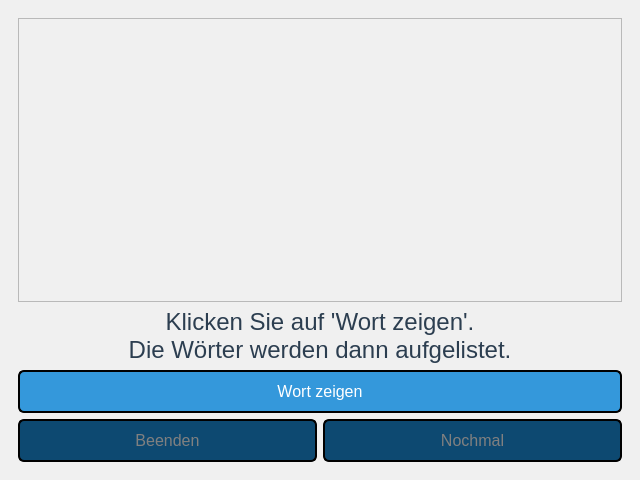
<?xml version="1.0" encoding="UTF-8"?>
<ui version="4.0">
 <class>MainWindow</class>
 <widget class="QMainWindow" name="MainWindow">
  <property name="geometry">
   <rect>
    <x>0</x>
    <y>0</y>
    <width>640</width>
    <height>480</height>
   </rect>
  </property>
  <property name="font">
   <font>
    <pointsize>9</pointsize>
    <bold>false</bold>
   </font>
  </property>
  <property name="windowTitle">
   <string>Gehirnjogging</string>
  </property>
  <property name="windowIcon">
   <iconset theme="QIcon::ThemeIcon::DialogQuestion"/>
  </property>
  <property name="styleSheet">
   <string notr="true"/>
  </property>
  <widget class="QWidget" name="centralwidget">
   <property name="styleSheet">
    <string notr="true">QWidget {
background-color: #f0f0f0;
font-family: 'Roboto', sans-serif;
color: #2c3e50;
font-size: 24px;
}

QPushButton {
    background-color: #3498db;
    color: white;
    border: 2px solid;
    border-radius: 6px;
    padding: 10px 20px;
    font-size: 16px;
}

QPushButton:hover {
    background-color: #2980b9;
	font-weight: bold;
}

QPushButton:disabled {
    background-color: rgb(13, 73, 113);
	color: grey; /* make the default button prominent */
}</string>
   </property>
   <layout class="QVBoxLayout" name="verticalLayout_3">
    <item>
     <widget class="QStackedWidget" name="stackedWidget">
      <property name="font">
       <font>
        <family>Roboto</family>
        <pointsize>-1</pointsize>
        <bold>true</bold>
       </font>
      </property>
      <property name="styleSheet">
       <string notr="true"/>
      </property>
      <property name="frameShape">
       <enum>QFrame::Shape::NoFrame</enum>
      </property>
      <property name="currentIndex">
       <number>3</number>
      </property>
      <widget class="QWidget" name="page_1">
       <layout class="QVBoxLayout" name="verticalLayout_2">
        <item>
         <layout class="QVBoxLayout" name="verticalLayout">
          <item>
           <spacer name="verticalSpacer_3">
            <property name="orientation">
             <enum>Qt::Orientation::Vertical</enum>
            </property>
            <property name="sizeHint" stdset="0">
             <size>
              <width>20</width>
              <height>40</height>
             </size>
            </property>
           </spacer>
          </item>
          <item>
           <widget class="QLabel" name="label">
            <property name="font">
             <font>
              <family>Roboto</family>
              <pointsize>-1</pointsize>
              <bold>true</bold>
             </font>
            </property>
            <property name="text">
             <string>Gehirnjogging</string>
            </property>
            <property name="alignment">
             <set>Qt::AlignmentFlag::AlignCenter</set>
            </property>
           </widget>
          </item>
          <item>
           <spacer name="verticalSpacer_9">
            <property name="orientation">
             <enum>Qt::Orientation::Vertical</enum>
            </property>
            <property name="sizeType">
             <enum>QSizePolicy::Policy::Preferred</enum>
            </property>
            <property name="sizeHint" stdset="0">
             <size>
              <width>20</width>
              <height>10</height>
             </size>
            </property>
           </spacer>
          </item>
          <item>
           <widget class="QLabel" name="label_6">
            <property name="font">
             <font>
              <family>Roboto</family>
              <pointsize>-1</pointsize>
              <italic>false</italic>
              <bold>false</bold>
             </font>
            </property>
            <property name="text">
             <string>Spielerisches Gedächtnistraining</string>
            </property>
            <property name="alignment">
             <set>Qt::AlignmentFlag::AlignCenter</set>
            </property>
           </widget>
          </item>
          <item>
           <spacer name="verticalSpacer">
            <property name="orientation">
             <enum>Qt::Orientation::Vertical</enum>
            </property>
            <property name="sizeHint" stdset="0">
             <size>
              <width>20</width>
              <height>40</height>
             </size>
            </property>
           </spacer>
          </item>
          <item>
           <layout class="QVBoxLayout" name="verticalLayout_16">
            <item>
             <widget class="QPushButton" name="pushButton">
              <property name="styleSheet">
               <string notr="true"/>
              </property>
              <property name="text">
               <string>Starten</string>
              </property>
             </widget>
            </item>
            <item>
             <widget class="QPushButton" name="pushButton_2">
              <property name="text">
               <string>Beenden</string>
              </property>
             </widget>
            </item>
           </layout>
          </item>
         </layout>
        </item>
       </layout>
      </widget>
      <widget class="QWidget" name="page_2">
       <layout class="QHBoxLayout" name="horizontalLayout_3">
        <item>
         <layout class="QVBoxLayout" name="verticalLayout_4">
          <item>
           <widget class="QStackedWidget" name="stackedWidget_2">
            <property name="currentIndex">
             <number>0</number>
            </property>
            <widget class="QWidget" name="page_6">
             <layout class="QVBoxLayout" name="verticalLayout_15">
              <item>
               <spacer name="verticalSpacer_4">
                <property name="orientation">
                 <enum>Qt::Orientation::Vertical</enum>
                </property>
                <property name="sizeHint" stdset="0">
                 <size>
                  <width>20</width>
                  <height>40</height>
                 </size>
                </property>
               </spacer>
              </item>
              <item>
               <layout class="QVBoxLayout" name="verticalLayout_12">
                <item>
                 <layout class="QVBoxLayout" name="verticalLayout_10">
                  <item>
                   <widget class="QLabel" name="label_7">
                    <property name="text">
                     <string>Bitte wählen Sie einen Schwierigkeitsgrad aus.</string>
                    </property>
                    <property name="alignment">
                     <set>Qt::AlignmentFlag::AlignCenter</set>
                    </property>
                   </widget>
                  </item>
                  <item>
                   <layout class="QHBoxLayout" name="horizontalLayout_5">
                    <item>
                     <widget class="QRadioButton" name="radioButton">
                      <property name="font">
                       <font>
                        <family>Roboto</family>
                        <pointsize>-1</pointsize>
                        <bold>true</bold>
                       </font>
                      </property>
                      <property name="text">
                       <string>Einfach</string>
                      </property>
                     </widget>
                    </item>
                    <item>
                     <spacer name="horizontalSpacer_6">
                      <property name="orientation">
                       <enum>Qt::Orientation::Horizontal</enum>
                      </property>
                      <property name="sizeHint" stdset="0">
                       <size>
                        <width>40</width>
                        <height>20</height>
                       </size>
                      </property>
                     </spacer>
                    </item>
                    <item>
                     <widget class="QRadioButton" name="radioButton_2">
                      <property name="font">
                       <font>
                        <family>Roboto</family>
                        <pointsize>-1</pointsize>
                        <bold>true</bold>
                       </font>
                      </property>
                      <property name="text">
                       <string>Mittel</string>
                      </property>
                     </widget>
                    </item>
                    <item>
                     <spacer name="horizontalSpacer_7">
                      <property name="orientation">
                       <enum>Qt::Orientation::Horizontal</enum>
                      </property>
                      <property name="sizeHint" stdset="0">
                       <size>
                        <width>40</width>
                        <height>20</height>
                       </size>
                      </property>
                     </spacer>
                    </item>
                    <item>
                     <widget class="QRadioButton" name="radioButton_3">
                      <property name="font">
                       <font>
                        <family>Roboto</family>
                        <pointsize>-1</pointsize>
                        <bold>true</bold>
                       </font>
                      </property>
                      <property name="text">
                       <string>Schwer</string>
                      </property>
                     </widget>
                    </item>
                   </layout>
                  </item>
                 </layout>
                </item>
               </layout>
              </item>
              <item>
               <spacer name="verticalSpacer_2">
                <property name="orientation">
                 <enum>Qt::Orientation::Vertical</enum>
                </property>
                <property name="sizeHint" stdset="0">
                 <size>
                  <width>20</width>
                  <height>40</height>
                 </size>
                </property>
               </spacer>
              </item>
              <item>
               <layout class="QVBoxLayout" name="verticalLayout_17">
                <item>
                 <widget class="QPushButton" name="pushButton_4">
                  <property name="text">
                   <string>Weiter</string>
                  </property>
                 </widget>
                </item>
                <item>
                 <widget class="QPushButton" name="pushButton_9">
                  <property name="text">
                   <string>Anzahl der Wörter selbst bestimmen</string>
                  </property>
                 </widget>
                </item>
               </layout>
              </item>
             </layout>
            </widget>
            <widget class="QWidget" name="page_5">
             <layout class="QVBoxLayout" name="verticalLayout_14">
              <item>
               <layout class="QVBoxLayout" name="verticalLayout_13">
                <item>
                 <spacer name="verticalSpacer_10">
                  <property name="orientation">
                   <enum>Qt::Orientation::Vertical</enum>
                  </property>
                  <property name="sizeHint" stdset="0">
                   <size>
                    <width>20</width>
                    <height>40</height>
                   </size>
                  </property>
                 </spacer>
                </item>
                <item>
                 <widget class="QLabel" name="label_2">
                  <property name="text">
                   <string>Anzahl der Wörter</string>
                  </property>
                  <property name="alignment">
                   <set>Qt::AlignmentFlag::AlignCenter</set>
                  </property>
                 </widget>
                </item>
                <item>
                 <layout class="QHBoxLayout" name="horizontalLayout_4">
                  <item>
                   <spacer name="horizontalSpacer">
                    <property name="orientation">
                     <enum>Qt::Orientation::Horizontal</enum>
                    </property>
                    <property name="sizeType">
                     <enum>QSizePolicy::Policy::Preferred</enum>
                    </property>
                    <property name="sizeHint" stdset="0">
                     <size>
                      <width>40</width>
                      <height>20</height>
                     </size>
                    </property>
                   </spacer>
                  </item>
                  <item>
                   <widget class="QSpinBox" name="spinBox">
                    <property name="font">
                     <font>
                      <family>Roboto</family>
                      <pointsize>-1</pointsize>
                      <bold>true</bold>
                     </font>
                    </property>
                   </widget>
                  </item>
                  <item>
                   <spacer name="horizontalSpacer_2">
                    <property name="orientation">
                     <enum>Qt::Orientation::Horizontal</enum>
                    </property>
                    <property name="sizeType">
                     <enum>QSizePolicy::Policy::Preferred</enum>
                    </property>
                    <property name="sizeHint" stdset="0">
                     <size>
                      <width>40</width>
                      <height>20</height>
                     </size>
                    </property>
                   </spacer>
                  </item>
                 </layout>
                </item>
                <item>
                 <spacer name="verticalSpacer_7">
                  <property name="orientation">
                   <enum>Qt::Orientation::Vertical</enum>
                  </property>
                  <property name="sizeHint" stdset="0">
                   <size>
                    <width>20</width>
                    <height>40</height>
                   </size>
                  </property>
                 </spacer>
                </item>
                <item>
                 <layout class="QHBoxLayout" name="horizontalLayout_2">
                  <item>
                   <spacer name="horizontalSpacer_4">
                    <property name="orientation">
                     <enum>Qt::Orientation::Horizontal</enum>
                    </property>
                    <property name="sizeType">
                     <enum>QSizePolicy::Policy::Preferred</enum>
                    </property>
                    <property name="sizeHint" stdset="0">
                     <size>
                      <width>40</width>
                      <height>20</height>
                     </size>
                    </property>
                   </spacer>
                  </item>
                  <item>
                   <widget class="QPushButton" name="pushButton_10">
                    <property name="text">
                     <string>Zurück</string>
                    </property>
                   </widget>
                  </item>
                  <item>
                   <spacer name="horizontalSpacer_3">
                    <property name="orientation">
                     <enum>Qt::Orientation::Horizontal</enum>
                    </property>
                    <property name="sizeType">
                     <enum>QSizePolicy::Policy::Preferred</enum>
                    </property>
                    <property name="sizeHint" stdset="0">
                     <size>
                      <width>40</width>
                      <height>20</height>
                     </size>
                    </property>
                   </spacer>
                  </item>
                  <item>
                   <widget class="QPushButton" name="pushButton_11">
                    <property name="text">
                     <string>Weiter</string>
                    </property>
                   </widget>
                  </item>
                  <item>
                   <spacer name="horizontalSpacer_5">
                    <property name="orientation">
                     <enum>Qt::Orientation::Horizontal</enum>
                    </property>
                    <property name="sizeType">
                     <enum>QSizePolicy::Policy::Preferred</enum>
                    </property>
                    <property name="sizeHint" stdset="0">
                     <size>
                      <width>40</width>
                      <height>20</height>
                     </size>
                    </property>
                   </spacer>
                  </item>
                 </layout>
                </item>
               </layout>
              </item>
             </layout>
            </widget>
           </widget>
          </item>
         </layout>
        </item>
       </layout>
      </widget>
      <widget class="QWidget" name="page_3">
       <layout class="QVBoxLayout" name="verticalLayout_5">
        <item>
         <layout class="QVBoxLayout" name="verticalLayout_6">
          <item>
           <layout class="QVBoxLayout" name="verticalLayout_11">
            <item>
             <widget class="QLabel" name="label_3">
              <property name="font">
               <font>
                <family>Roboto</family>
                <pointsize>-1</pointsize>
               </font>
              </property>
              <property name="text">
               <string>Die Wörter werden nun Wort für Wort 
nach Drücken der Taste &quot;Starten&quot; angezeigt. 

 Bereit?</string>
              </property>
              <property name="textFormat">
               <enum>Qt::TextFormat::AutoText</enum>
              </property>
              <property name="alignment">
               <set>Qt::AlignmentFlag::AlignCenter</set>
              </property>
             </widget>
            </item>
           </layout>
          </item>
          <item>
           <layout class="QVBoxLayout" name="verticalLayout_9">
            <item>
             <widget class="QPushButton" name="pushButton_5">
              <property name="text">
               <string>Starten</string>
              </property>
             </widget>
            </item>
            <item>
             <widget class="QPushButton" name="pushButton_6">
              <property name="enabled">
               <bool>false</bool>
              </property>
              <property name="text">
               <string>Aufgeben</string>
              </property>
             </widget>
            </item>
           </layout>
          </item>
         </layout>
        </item>
       </layout>
      </widget>
      <widget class="QWidget" name="page_4">
       <layout class="QVBoxLayout" name="verticalLayout_8">
        <item>
         <layout class="QVBoxLayout" name="verticalLayout_7">
          <item>
           <widget class="QTextBrowser" name="textBrowser">
            <property name="horizontalScrollBarPolicy">
             <enum>Qt::ScrollBarPolicy::ScrollBarAsNeeded</enum>
            </property>
            <property name="sizeAdjustPolicy">
             <enum>QAbstractScrollArea::SizeAdjustPolicy::AdjustIgnored</enum>
            </property>
           </widget>
          </item>
          <item>
           <widget class="QLabel" name="label_4">
            <property name="text">
             <string>Klicken Sie auf 'Wort zeigen'. 
Die Wörter werden dann aufgelistet.</string>
            </property>
            <property name="alignment">
             <set>Qt::AlignmentFlag::AlignCenter</set>
            </property>
           </widget>
          </item>
          <item>
           <widget class="QPushButton" name="pushButton_3">
            <property name="text">
             <string>Wort zeigen</string>
            </property>
           </widget>
          </item>
         </layout>
        </item>
        <item>
         <layout class="QHBoxLayout" name="horizontalLayout">
          <item>
           <widget class="QPushButton" name="pushButton_8">
            <property name="enabled">
             <bool>false</bool>
            </property>
            <property name="text">
             <string>Beenden</string>
            </property>
           </widget>
          </item>
          <item>
           <widget class="QPushButton" name="pushButton_7">
            <property name="enabled">
             <bool>false</bool>
            </property>
            <property name="text">
             <string>Nochmal</string>
            </property>
            <property name="checkable">
             <bool>false</bool>
            </property>
           </widget>
          </item>
         </layout>
        </item>
       </layout>
      </widget>
     </widget>
    </item>
   </layout>
  </widget>
  <action name="actionBack">
   <property name="enabled">
    <bool>false</bool>
   </property>
   <property name="text">
    <string>Back</string>
   </property>
  </action>
 </widget>
 <resources/>
 <connections/>
</ui>
